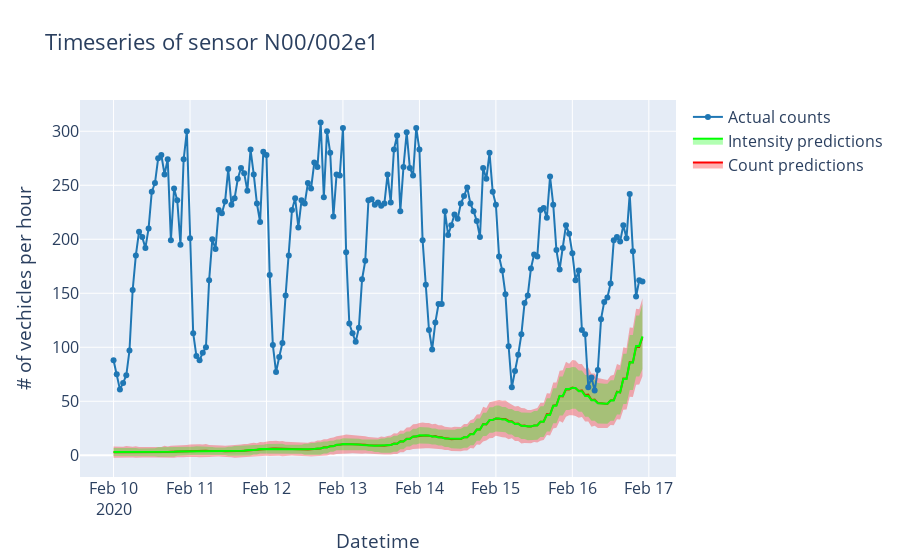

The notebook cell saved with this chart:
### Code cell
detector_id = scoot_ids[scoot_id]
sensor_df = scoot_individual_df_arr[scoot_id]
plotly_results(sensor_df, detector_id, model0, Xtest0, num_samples=1000)

### Figure 1 — Plotly figure (JSON) as saved in the notebook; plotly's stock layout.template omitted (floating-point values rounded to 4 significant figures; data arrays with more than 128 entries replaced by an {"elided": "..."} marker saying what was removed)
{"data": [{"line": {"width": 0}, "marker": {"color": "#444"}, "mode": "lines", "name": "$Counts \\mu-2\\sigma$", "showlegend": false, "type": "scatter", "x": {"elided": "167 str values"}, "y": {"elided": "334 float values"}}, {"fill": "tonexty", "fillcolor": "rgba(255,0,0,0.3)", "line": {"color": "rgb(255, 0, 0)"}, "mode": "lines", "name": "Count predictions", "type": "scatter", "x": {"elided": "167 str values"}, "y": {"elided": "334 float values"}}, {"fill": "tonexty", "fillcolor": "rgba(255,0,0,0.3)", "line": {"width": 0}, "marker": {"color": "#444"}, "mode": "lines", "name": "$Counts \\mu+2\\sigma$", "showlegend": false, "type": "scatter", "x": {"elided": "167 str values"}, "y": {"elided": "334 float values"}}, {"line": {"width": 0}, "marker": {"color": "#444"}, "mode": "lines", "name": "$Intensity \\mu-2\\sigma$", "showlegend": false, "type": "scatter", "x": {"elided": "167 str values"}, "y": {"elided": "334 float values"}}, {"fill": "tonexty", "fillcolor": "rgba(0,255,0,0.3)", "line": {"color": "rgb(0, 255, 0)"}, "mode": "lines", "name": "Intensity predictions", "type": "scatter", "x": {"elided": "167 str values"}, "y": {"elided": "334 float values"}}, {"fill": "tonexty", "fillcolor": "rgba(0,255,0,0.3)", "line": {"width": 0}, "marker": {"color": "#444"}, "mode": "lines", "name": "Intensity $\\mu+2\\sigma$", "showlegend": false, "type": "scatter", "x": {"elided": "167 str values"}, "y": {"elided": "334 float values"}}, {"line": {"color": "#1f77b4"}, "mode": "lines+markers", "name": "Actual counts", "type": "scatter", "x": {"elided": "167 str values"}, "y": {"elided": "167 int values"}}], "layout": {"font": {"size": 16}, "title": {"text": "Timeseries of sensor N00/002e1"}, "xaxis": {"title": {"text": "Datetime"}}, "yaxis": {"title": {"text": "# of vechicles per hour"}}}}
